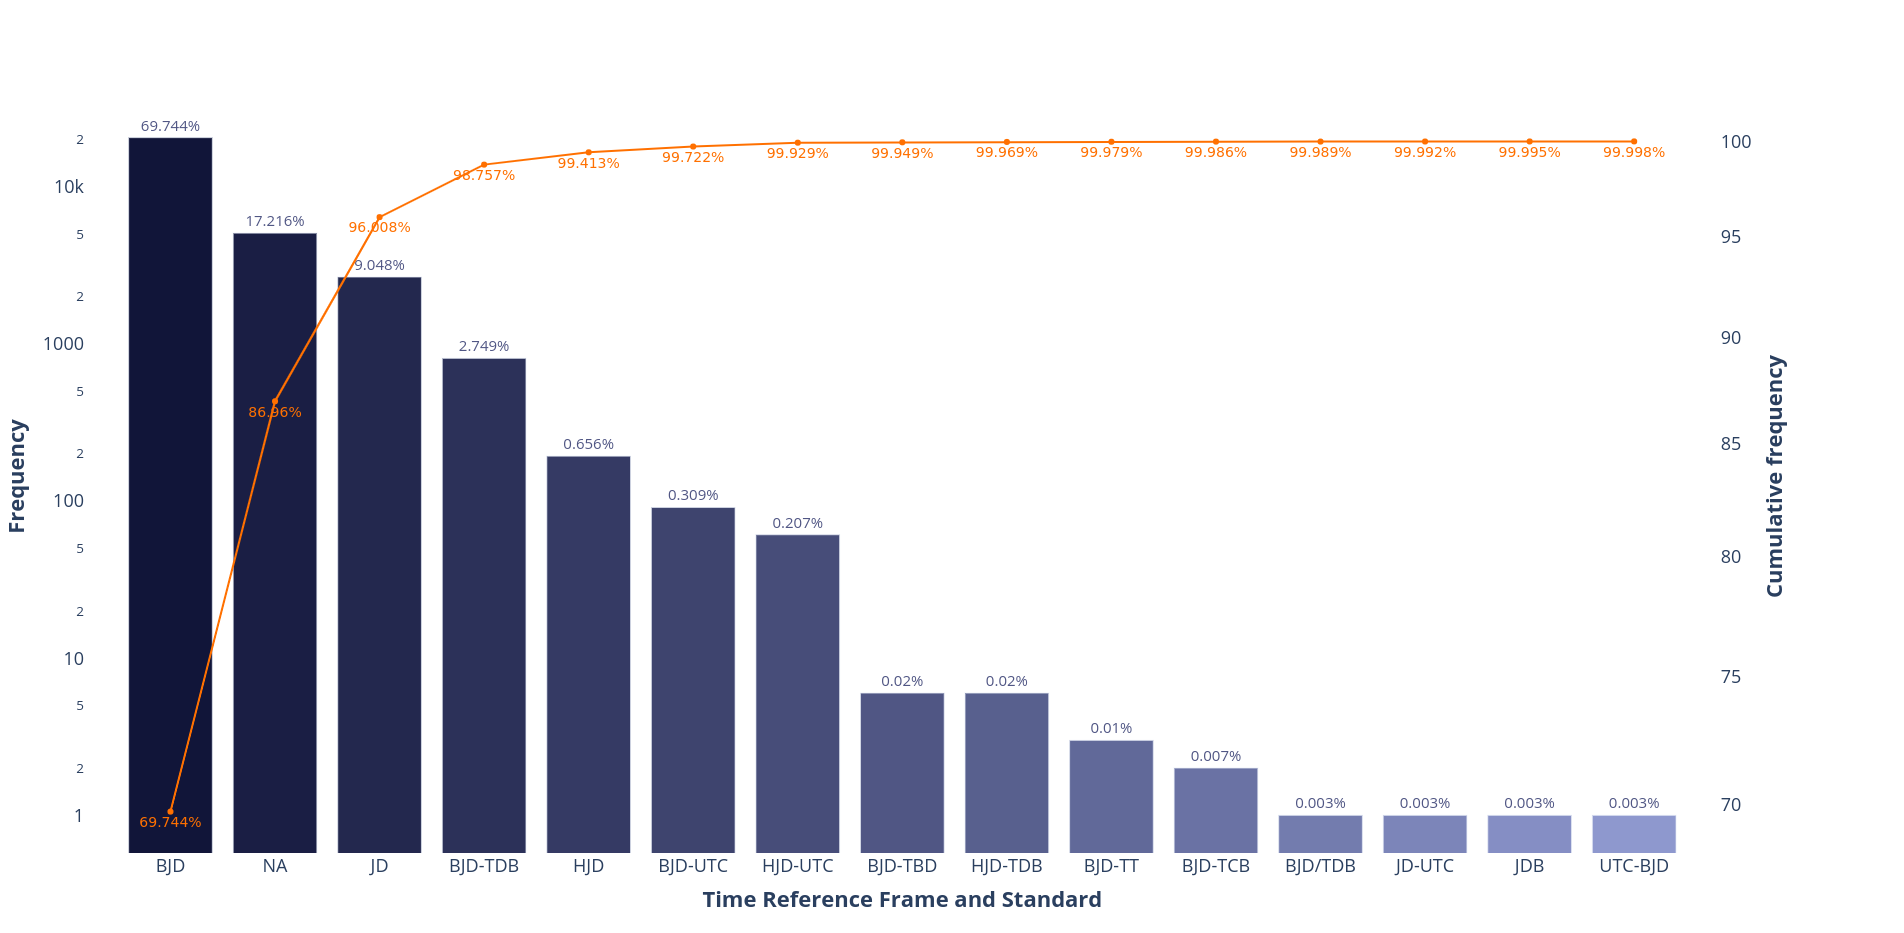

The Python source for this figure:

# Paths:
path_data = "data/"

# Packages:
import numpy as np
import pandas as pd
import plotly.express as px
from plotly.subplots import make_subplots
from matplotlib.colors import LinearSegmentedColormap, to_hex
import plotly.graph_objects as go

# Display options:
pd.set_option("display.width", 1200)
pd.set_option("display.max_columns", 300)
pd.set_option("display.max_rows", 300)

# Dataset:
df = pd.read_csv(path_data + "nasa_exoplanets.csv")
df_varnames = pd.read_csv(path_data + "nasa_exoplanets_var_names.csv")

# Variables:
cat_var = "pl_tsystemref"
cat_var_name = df_varnames.loc[(df_varnames["var"] == cat_var), ["var_name"]].values[0][0]

# Adapt the data:
df_plot = df.groupby(by = cat_var)[cat_var].agg("count")
levels = df_plot.index.tolist()
df_plot = pd.DataFrame({"level": levels,
                        "freq": df_plot.values.tolist()}).sort_values("freq",
                                                                      ascending = False)

# Deal with nan:
df_plot = df_plot.append(pd.DataFrame({"level": ["NA"],
                                       "freq": df[cat_var].isna().sum()})).sort_values("freq", ascending = False)
df_plot = df_plot.copy().reset_index(drop = True)

# Relative frequency:
df_plot["freq_rel"] = [round(i/sum(df_plot["freq"])*100, 3) for i in df_plot["freq"]]
df_plot["freq_rel_char"] = [str(i) + "%" for i in df_plot["freq_rel"]]

# Cumulative frequency:
df_plot["freq_rel_cum"] = [round(sum(df_plot["freq_rel"].iloc[:(i + 1)]), 3) for i in range(df_plot.shape[0])]
df_plot["freq_rel_cum_char"] = [str(i) + "%" for i in df_plot["freq_rel_cum"]]

# Plot:
n_levels = df_plot.shape[0]
cmap = LinearSegmentedColormap.from_list("my_palette", ["#111539", "#97A1D9"])
my_palette = [to_hex(j) for j in  [cmap(i/n_levels) for i in np.array(range(n_levels))]]
fig = make_subplots(specs = [[{"secondary_y": True}]])
fig.add_trace(
    go.Bar(
        x = df_plot["level"],
        y = df_plot["freq"],
        marker = dict(
            color = [i for i in range(df_plot.shape[0])],
            colorscale = my_palette
        ),
        text = df_plot["freq_rel_char"],
        hovertemplate = "<b>Frequency: %{y:,}</b><extra></extra>"
    ),
    secondary_y = False
)
fig.update_yaxes(type = "log")
fig.update_traces(
    textposition = "outside",
    textfont_color = my_palette[n_levels//2],
    textfont_size = 15
)
fig.add_trace(
    go.Scatter(
        x = df_plot["level"],
        y = df_plot["freq_rel_cum"],
        mode = "lines+markers+text",
        marker = dict(
            color = "#FF7000"
        ),
        text = df_plot["freq_rel_cum_char"],
        textposition = "bottom center",
        textfont = dict(
            family = "sans serif",
            size = 14,
            color = "#FF7000"
        ),
        hovertemplate = "<b>Cumulative frequency: %{y:,}%</b><extra></extra>"
    ),
    secondary_y = True
)
fig.update_layout(
    xaxis_title = "<b>" + cat_var_name + "</b>" ,
    yaxis_title = "<b>Frequency</b>",
    legend_title = "Legend Title",
    font = dict(
        size = 18
    ),
    showlegend = False,
    plot_bgcolor = "white",
    hoverlabel = dict(
        font_size = 18,
        font_family = "Rockwell"
    )
)
fig.update_yaxes(
    title_text = "<b>Cumulative frequency</b>", 
    secondary_y = True
)
fig.show()
